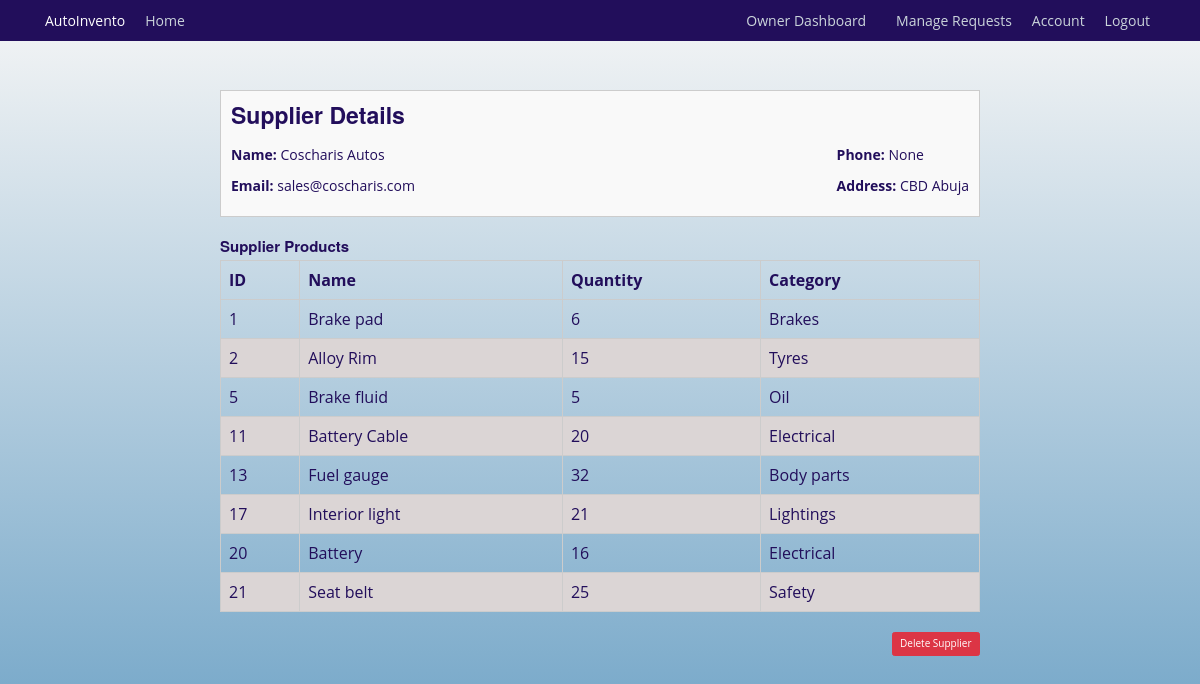
The app's page /suppliers/view/1 (signed in) with its own data.
### autoinvento/models.py (models this page shows, shortened)
class Supplier(db.Model):
    id = db.Column(db.Integer, primary_key=True)
    name = db.Column(db.String(100), unique=True, nullable=False)
    email = db.Column(db.String(120), unique=True, nullable=False)
    phone_number = db.Column(db.Integer, unique=True, nullable=True)
    contact = db.Column(db.String(125), nullable=True)
    items = db.relationship('InventoryItem', back_populates='supplier')

class InventoryItem(db.Model):
    id = db.Column(db.Integer, primary_key=True)
    name = db.Column(db.String(128), unique=True, nullable=False, index=True)
    quantity = db.Column(db.Integer, nullable=False)
    category = db.Column(db.String(50), nullable=False)
    low_stock_threshold = db.Column(db.Integer, default=10)
    date_added = db.Column(db.DateTime, default=datetime.utcnow)
    supplier_id = db.Column(db.Integer, db.ForeignKey('supplier.id'))
    supplier = db.relationship('Supplier', back_populates='items')
    usage_logs = db.relationship('UsageLog', back_populates='items', cascade='all, delete-orphan')
    notifications = db.relationship('Notification', back_populates='items', cascade='all, delete-orphan')
    requests = db.relationship('InventoryRequest', back_populates='requested_item')

### autoinvento/suppliers/routes.py (the view)
@supplier.route('/suppliers/view/<int:supplier_id>', methods=['GET', 'POST'])
@login_required
def view_supplier(supplier_id):
    supplier = Supplier.query.get_or_404(supplier_id)
    supplier_products = InventoryItem.query.filter_by(supplier_id=supplier.id).all()
    return render_template('view_supplier.html', title=supplier.name, supplier=supplier, supplier_products=supplier_products)

### autoinvento/models.py (called while the page is built)
@login_manager.user_loader
def load_user(mechanic_id):
    return Mechanics.query.get(int(mechanic_id))

### autoinvento/templates/view_supplier.html (shortened to what this page needs)
{% extends "base.html" %}
{% block content %}
    <div class="invoice-container">
        <div class="invoice-info">
            <div class="invoice-details">
                <h3>Supplier Details</h3>
                <div class="billing-info mt-4">
                    <div>
                        <p><strong>Name:</strong> {{ supplier.name }}</p>
                        <p><strong>Email:</strong> {{ supplier.email }}</p>
                    </div>
                    <div>
                        <p><strong>Phone:</strong> {{ supplier.phone_number }}</p>
                        <p><strong>Address:</strong> {{ supplier.contact }}</p>
                    </div>
                </div>
            </div>
        </div>
        <div class="invoice-table">
            <h4>Supplier Products</h4>
            <table>
                <thead>
                    <tr>
                        <th>ID</th>
                        <th>Name</th>
                        <th>Quantity</th>
                        <th>Category</th>
                    </tr>
                </thead>
                <tbody>
                    {% for item in supplier_products %}
                    <tr>
                        <td>{{ item.id }}</td>
                        <td>{{ item.name }}</td>
                        <td>{{ item.quantity }}</td>
                        <td>{{ item.category }}</td>
                    </tr>
                    {% endfor %}
                </tbody>
            </table>
        </div>
        <div class="invoice-total">
            <button type="button" class="btn btn-danger" data-bs-toggle="modal" data-bs-target="#deleteModal">
                Delete Supplier
            </button>
        </div>
    </div>
{% endblock content %}

### autoinvento/static/css/styles.css (style rules this page uses)
:root { --color-primary: #220e5b; --color-black: #090909; --text-color: var(--color-black); --color-white: #ffffff; --color-background: #f6f6f6; --font-family-base: "Open Sans", "Helvetica Neue", Helvetica, Arial, sans-serif; --font-family-title: "Raleway", "Helvetica Neue", Helvetica, Arial, sans-serif; --font-size-small: 1.2rem; --font-size-medium: 1.4rem; --font-size-large: 1.8rem; --font-size-x-large: 2.3rem; --font-size-xx-large: 3.5rem; --font-weight-regular: 400; --font-weight-bold: 700; --nav-item-font-family: var(--font-family-title); --nav-item-font-weight: var(--font-weight-bold); --nav-item-font-size: var(--font-size-medium); --nav-item-letter-spacing: 0.04rem; --nav-item-display: inline-block; --nav-item-margin: 0 0 3rem 0; --nav-item-link-hover: var(--color-white); --section-tagline-margin: 0; --button-display: inline-block; --section-padding: 4rem 0; --section-header-padding: 0 0 3rem; --section-body-padding: 0 0 3rem; --section-header-align: center; --section-title-margin: 0; }
html { scroll-behavior: smooth; font-size: 62.5%; }
body { background: linear-gradient(180deg, var(--color-background), #689fc4); color: var(--color-primary); margin-top: 5rem; font-family: var(--font-family-base); font-size: var(--font-size-medium); font-weight: var(--font-weight-regular); }
h1, h2, h3, h4, h5, h6 { color: var(--color-primary); font-family: var(--font-family-title); font-weight: var(--font-weight-bold); }
tr:nth-child(even) { background-color: #dbd5d5; }
.col-md-12 h3 { font-size: var(--font-size-x-large); color: var(--color-primary); }
.invoice-container { max-width: 800px; margin: 0 auto; padding: 20px; }
.invoice-info { margin-top: 20px; }
.invoice-details { border: 1px solid #ccc; padding: 10px; background-color: #f9f9f9; }
.billing-info { display: flex; justify-content: space-between; }
.invoice-table { margin-top: 20px; }
.invoice-table table { width: 100%; border-collapse: collapse; }
.invoice-table table, .invoice-table th, .invoice-table td { border: 1px solid #ccc; }
.invoice-table th, .invoice-table td { padding: 8px; text-align: left; }
.invoice-total { margin-top: 20px; text-align: right; }

### records on screen
Supplier: name "Coscharis Autos", email "sales@coscharis.com", phone_number "None", contact "CBD Abuja"
InventoryItem: id "1", name "Brake pad", quantity "6", category "Brakes"
InventoryItem: id "2", name "Alloy Rim", quantity "15", category "Tyres"
InventoryItem: id "5", name "Brake fluid", quantity "5", category "Oil"
InventoryItem: id "11", name "Battery Cable", quantity "20", category "Electrical"
InventoryItem: id "13", name "Fuel gauge", quantity "32", category "Body parts"
InventoryItem: id "17", name "Interior light", quantity "21", category "Lightings"
InventoryItem: id "20", name "Battery", quantity "16", category "Electrical"
InventoryItem: id "21", name "Seat belt", quantity "25", category "Safety"
